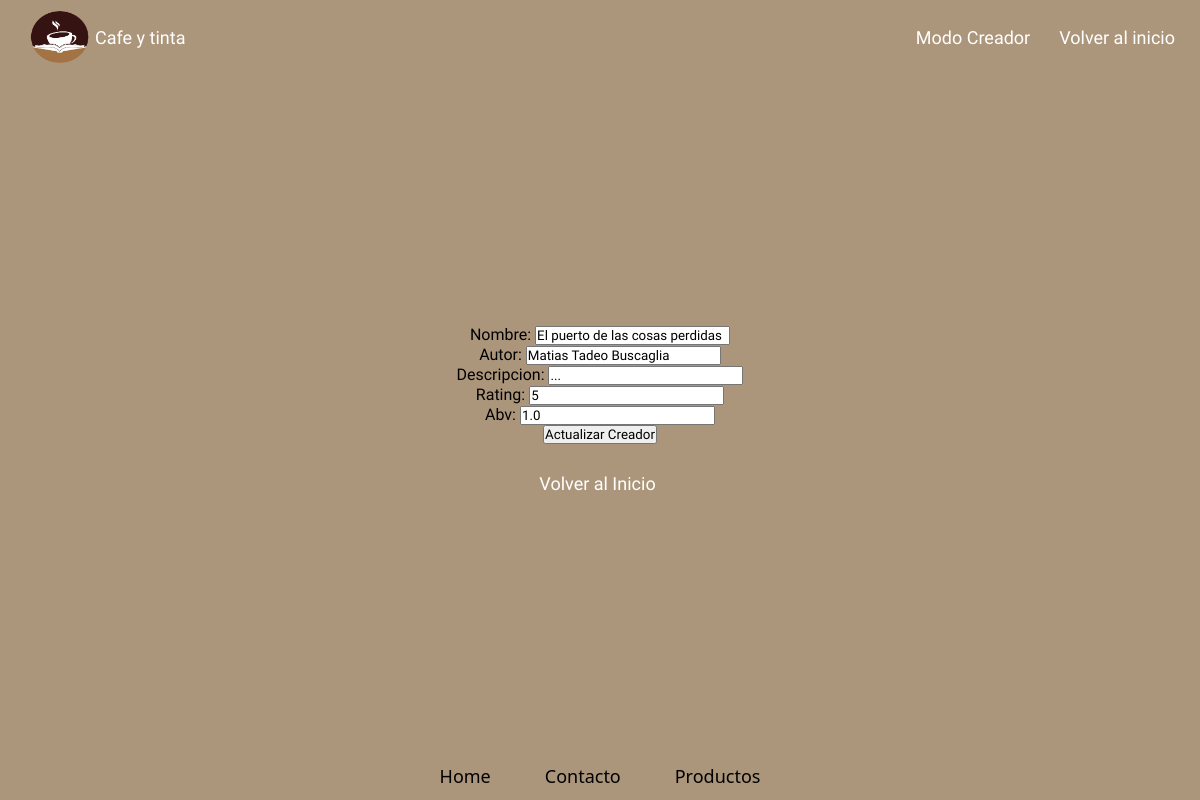
The page /Creador/1/update/ on the database its author committed.
### creador_app/models.py (models this page shows, shortened)
class Creador(Model):
    nombre  =  models.CharField(max_length=400, null = False)
    autor  =  models.CharField(max_length=40, default="Anonimo")
    descripcion  =  models.CharField(max_length=1000)
    creacion = models.DateField(max_length=150,auto_now=True)
    rating  = models.PositiveSmallIntegerField(blank=False,null=False)
    abv     = models.FloatField(blank=True, null=True)
    class Meta:
        db_table = "creador_meta"

### creador_app/views.py (the view)
# urls.py: path("<int:pk>/update/", CreadorUpdateView.as_view(), name="update"),
class CreadorUpdateView(CreadorBaseView,UpdateView):
    template_name = "Creador_create.html"
    extra_context = {
        "tipo": "Actualizar Creador"
    }

### creador_app/templates/Creador_create.html (shortened to what this page needs)
{% load static %}
{% block content %}
<main>
  <!DOCTYPE html>
<html lang="en">
<head>
  <link rel="stylesheet" href="{% static './css/style1.css' %}" />
</head>
<body>
  <header>
    <div class="logo">
      <img class="img" src="{% static './Assets/img/Logo 2.png' %}" width="60" height="54" alt="">
      <h1 class="slogan">Cafe y tinta</h1>
    </div>
    <nav role="search">
      <a class="link" href="{% url 'creador:all' %}">Modo Creador</a>
      <a class="link" href="{% url 'index' %}">Volver al inicio</a>
    </nav>
  </header>
<main>
  <div class="Body_Create">
    <form method="post">
      {{form.as_div}}
      <input type="submit" value="{{ tipo }}" />
    </form>
    <br>
    <a class= "link" href="{% url 'creador:all' %}">Volver al Inicio</a>
  </div>
</main>
<footer>
  <nav role="search">
    <a class="link" href="">Home</a>
    <a class="link" href="">Contacto</a>
    <a class="link" href="">Productos</a>
  </nav>
</footer>
{% endblock %}

### static/Css/style1.css (style rules this page uses)
* { font-family:'Special Elite'; padding: 0; margin: 0; box-sizing: border-box; }
a { text-decoration: none; color: white; }
header { background-image: url(https://us.123rf.com/450wm/gangiskhan/gangiskhan1604/gangiskhan160400477/55388217-libros-de-la-vendimia-en-el-fondo-de-la-biblioteca.jpg?ver=6); min-height: 70px; width: 100vw; display: flex; justify-content: space-between; align-items: center; padding: 10px; }
.logo { display: flex; align-items: center; }
.img { border-radius: 50%; margin-left: 20px; cursor: pointer; }
.slogan { font-size: large; font-weight: 100; margin-left: 5px; color:white; }
.link { text-decoration: none; font-size: large; font-weight: 200; color: rgb(255, 255, 255); background-image: url(https://plus.unsplash.com/premium_photo-1675695700239-44153e6bf430?ixlib=rb-4.0.3&ixid=M3wxMjA3fDB8MHxzZWFyY2h8MXx8dGV4dHVyYSUyMGRlJTIwcGFwZWx8ZW58MHx8MHx8fDA%3D&w=1000&q=80); padding: 10px; margin-right: 5px; transition: .5s ease; border-radius: 10px; }
main { text-align: center; background-color: rgb(172, 150, 123); }
.Body_Create { height: 85vh; display: flex; align-items: center; justify-content: center; flex-direction: column; }

### rows shown on the page
Creador: nombre "El puerto de las cosas perdidas", autor "Matias Tadeo Buscaglia", descripcion "...", rating "5", abv "1.0"
